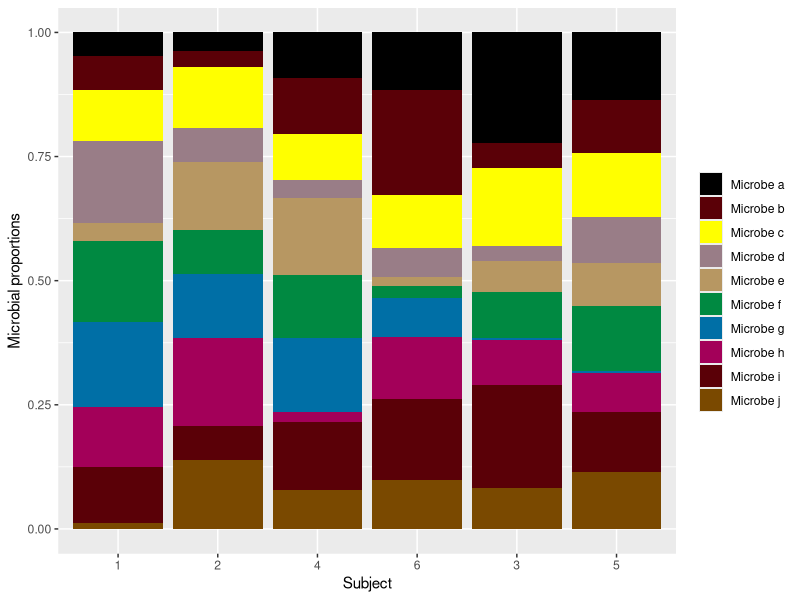
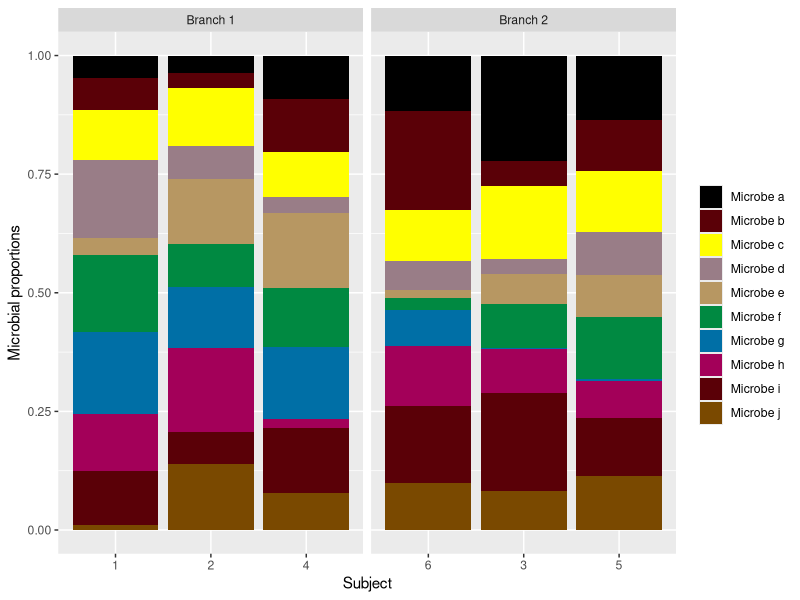
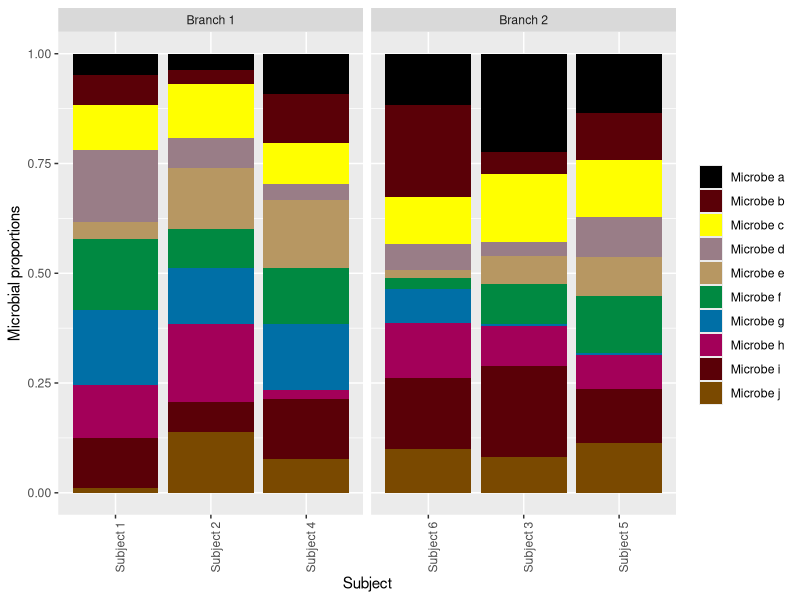
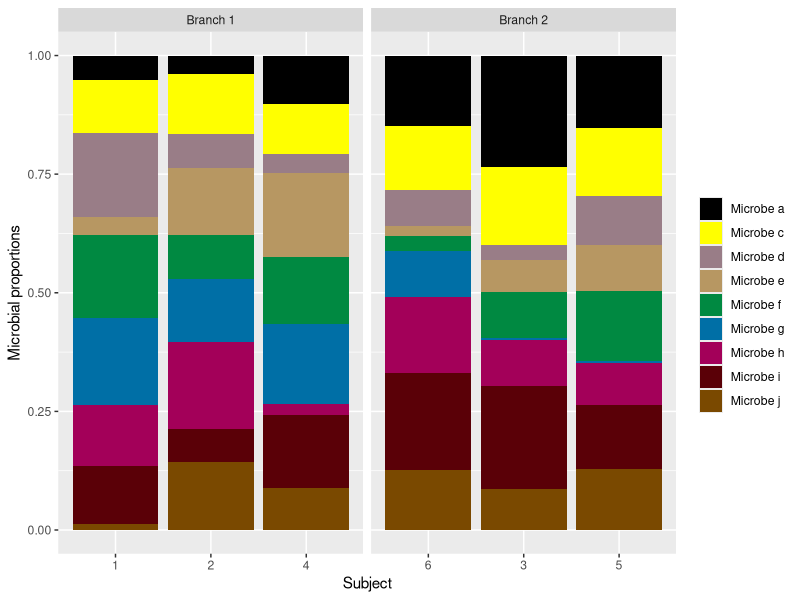
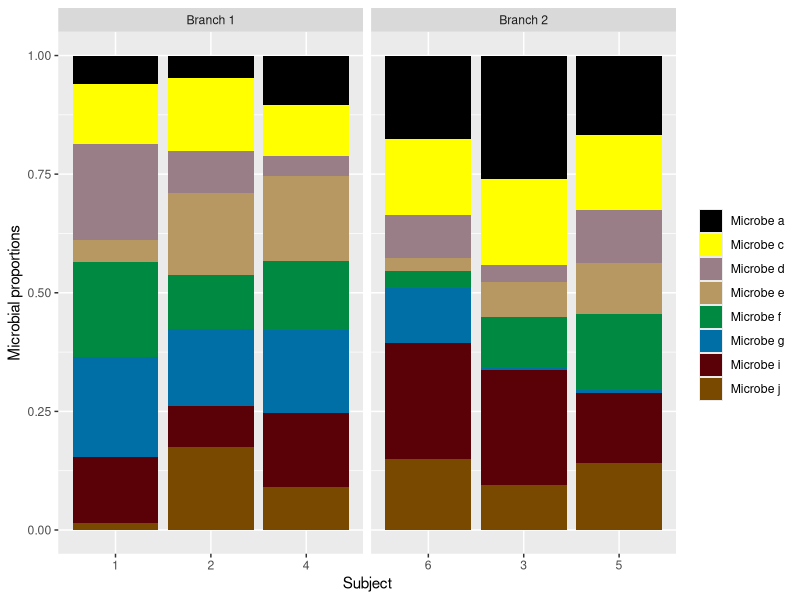
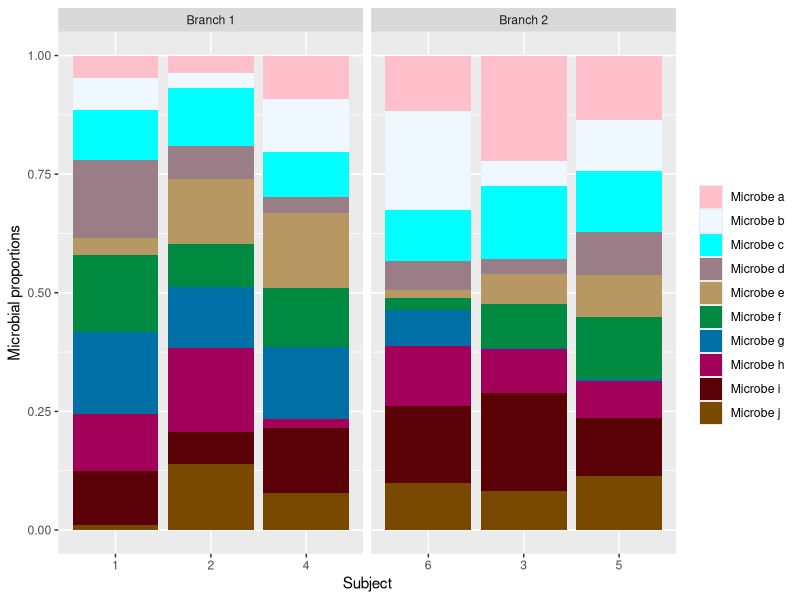
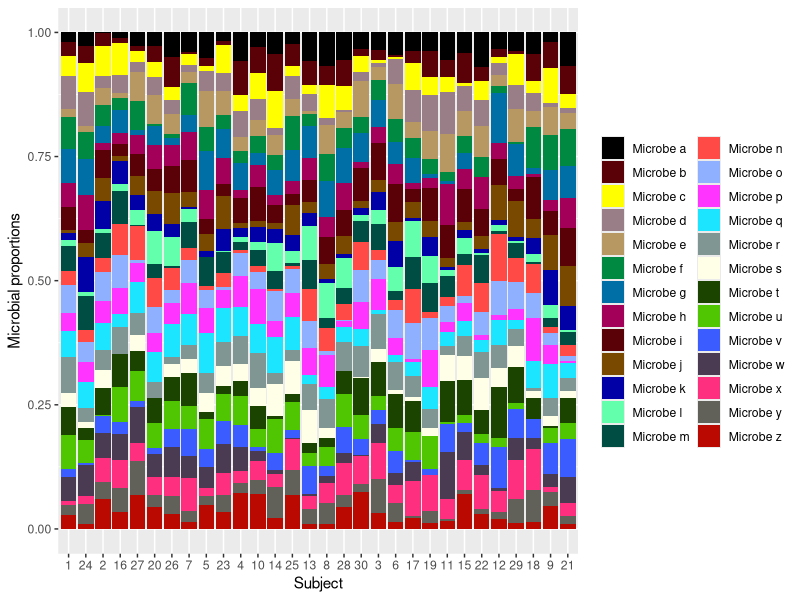
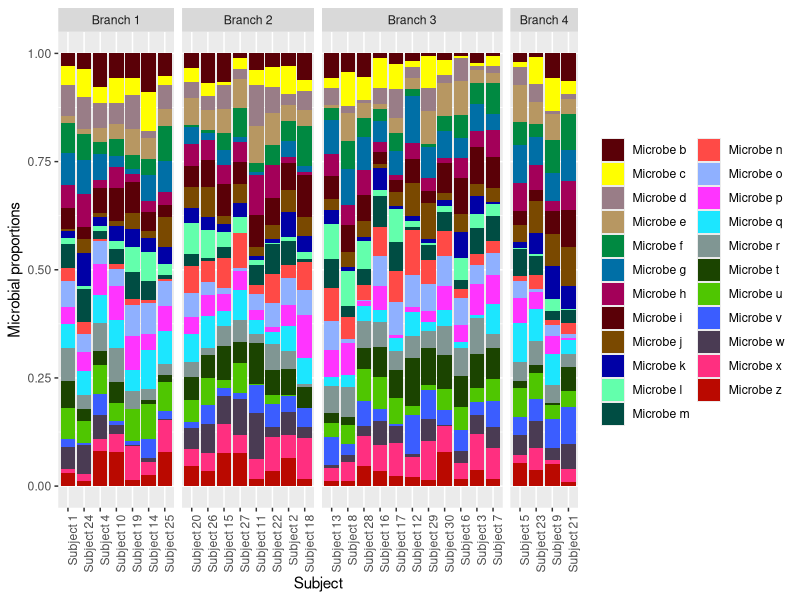

Recreate these plots in R, in order. (Note: this script raises an error after producing the figures.)
## ---- chunk 1
knitr::opts_chunk$set(echo = TRUE)
## ---- chunk 2

####################################
#convert raw counts to proportions
####################################

getProp <- function(data){
  #for each column, 
  # each element is divided by the sum of that column
  for(i in 1:ncol(data)){
    data[ , i] <- (data[ , i] / sum(data[ , i]))
  }
  return(data)
}


###########################################################
#convert data to long format and determine hclust branches 
###########################################################

meltData <- function(data, n_branches = 1, subject_numbers = TRUE, dist = "euclidean"){
  
  data <- apply(data, 2, rev)
  
  #add subject number IDs
  if(subject_numbers == TRUE){
      colnames(data) <- 1:ncol(data)
  }
  
  #transpose data
  data <- t(data)
  
  
  ##main code to melt data into long format
  #subject IDs are replicated
  s <- rep(cbind(rownames(data)), ncol(data))
  
  #Protein or bug names are replicated
  p <- rep(cbind(colnames(data)), each = nrow(data))
  
  #convert data matrix into vector
  prop <- as.numeric(c(data))
  
  #combine data into dataframe and add column names
  dl <- data.frame(s, p, prop)
  colnames(dl) <- c("Subject", "Protein", "Proportion")
  
  #select clustering method
    
    if(dist == "euclidean"){
      hc <- hclust(dist(data))
    }
    if(dist == "pearson"){
      hc <- hclust(dist(cor(t(data), method = "pearson")))
    }
    if(dist == "spearman"){
      hc <- hclust(dist(cor(t(data), method = "spearman")))
    }
  
    #add branch information to long format data
    b <- paste("Branch", as.numeric(cutree(hc, n_branches)))
    b <- rep(b, ncol(data))
    dl <- cbind(dl, b)
    colnames(dl)[4] <- "Branch"
    
    #row order
    ro <- rownames(data)[hc$order]
    
    #use row order to change factor ordering
    # needed for corerct ordering of subjects in plots
    dl$Subject <- factor(dl$Subject, levels = ro)
    
    #add clustering order to factors of long data
    # dl$Subject <- factor(dl$Subject, levels = hc$order)
    

  return(dl)
}


###########################
#Generate Painter's Plot
###########################

PPlot <- function(data, n_branches = 1, subject_numbers = TRUE, prop = FALSE, omit = "none", colors = "default", dist = "euclidean"){
  
  #default high contrast colors
  clrs <- c("#000000", "#5A0007", "#FFFF00", "#997D87", "#B79762", "#008941", "#006FA6", "#A30059",
            "#5A0007", "#7A4900", "#0000A6", "#63FFAC", "#004D43", "#FF4A46", "#8FB0FF", "#FF34FF",
            "#1CE6FF", "#809693", "#FEFFE6", "#1B4400", "#4FC601", "#3B5DFF", "#4A3B53", "#FF2F80",
            "#61615A", "#BA0900", "#6B7900", "#00C2A0", "#FFAA92", "#FF90C9", "#B903AA", "#D16100",
            "#DDEFFF", "#000035", "#7B4F4B", "#A1C299", "#300018", "#0AA6D8", "#013349", "#00846F",
            colors())
  
  #if user defines any other colors it will copy over default colors
  # while retaining the rest of the list
  if(any(colors != "default")){
    clrs[1:length(colors)] <- colors
  }
  
  #remove omitted bugs
  if(any(omit != "none")){
    rn <- rownames(data)         #data rownames
    x <- which(rn %in% omit)     #the row numbers of the omitted bugs
    data <- data[-(x), ]         #remove the rows of the omitted bugs
    clrs <- clrs[-(x)]           #remove the corresponding colors
  }
  
  #get proportion data
  if(prop == FALSE){
    data <- getProp(data)
  }
  
  #use meltData function
  dl <- meltData(data, n_branches, subject_numbers, dist)
  
  #use ggplot2 to make basic bar plot
  pp <- ggplot(dl, aes(x = as.factor(Subject), y = Proportion, fill = Protein)) +
    geom_bar(stat = "identity") + xlab("Subject") + ylab("Microbial proportions") +
    scale_fill_manual(values = clrs, guide = guide_legend(title = " "))
  
  #if branches is not equal to one, this adds the different groupings
  # to the already existing plot
  if(n_branches != 1) {
    pp <- pp + facet_grid(~ Branch, scale="free_x", space = "free_x")
  }
  
  #if default subject IDs are used, this makes the subject IDs in the vertical 
  # so they don't get too crowded in the graph
  if(subject_numbers == FALSE){
    pp <- pp + theme(axis.text.x = element_text(angle = 90, hjust = 1))
  }
  
  #return the painter's plot
  return(pp)
}


##########################################  
#view hierarchical clustering dendrograms
##########################################

plotClust <- function(data, subject_numbers = TRUE, prop = FALSE, dist = "euclidean"){
  
  #convert raw data into proportions
  if(prop == FALSE){
    data <- getProp(data)
  }
  
  #add subject number IDs
  if(subject_numbers == TRUE){
    colnames(data) <- 1:ncol(data)
  }
  
  #select clustering distance metric
  if(dist == "euclidean"){
    hc <- hclust(dist(t(data)))
  }
  if(dist == "pearson"){
    hc <- hclust(dist(cor(data, method = "pearson")))
  }
  if(dist == "spearman"){
    hc <- hclust(dist(cor(data, method = "spearman")))
  }
  
  #widen margins
  par(mar = c(5,5,5,10))
  
  #return plot
  return(plot(as.dendrogram(hc),horiz=FALSE))
  
  #turn graphics device off (resets margins)
  dev.off()
  
}

####################
#get summary by bug 
####################

getSummary <- function(data, prop = FALSE){
  
  #convert raw data into proportion
  if(prop == FALSE){
    data <- getProp(data)
  }
  
  #remove scientific notation
  options(scipen = 999)
  
  #get summary statistics
  # apply a function over the rows (1) of data
  m <- apply(data, 1, mean)       #mean
  me <- apply(data, 1, median)    #median
  mn <- apply(data, 1, min)       #min
  mx <- apply(data, 1, max)       #max
  sd <- apply(data, 1, sd)        #sd
  
  #combine all summary measures and add column names
  s <- cbind(m, me, mn, mx, sd)
  colnames(s) <- c("Mean", "Median", "Min", "Max", "SD")
  
  #return summary matrix
  return(s)
}


#########################
#get Shannon's H Bar Plot 
#########################

shanH <- function(data, n_branches = 1, prop = FALSE, omit = "none", dist = "euclidean"){
  
  #remove omitted bugs
  if(any(omit != "none")){
    rn <- rownames(data)         #data rownames
    x <- which(rn %in% omit)     #the row numbers of the omitted bugs
    data <- data[-(x), ]         #remove the rows of the omitted bugs
  }
  
  #get proportion data
  if(prop == FALSE){
    data <- getProp(data)
  }
  
  #conduct Shannon's H
  s <- diversity(t(data), "shannon")
  d <- data.frame(1:length(s), s)
  colnames(d) <- c("Subject", "S")
  
  #conduct hierarchical clustering
  if(dist == "euclidean"){
    hc <- hclust(dist(t(data)))
  }
  if(dist == "pearson"){
    hc <- hclust(dist(cor(data, method = "pearson")))
  }
  if(dist == "spearman"){
    hc <- hclust(dist(cor(data, method = "spearman")))
  }
  
  #add branch information to data
  b <- paste("Branch", as.numeric(cutree(hc, n_branches)))
  d <- cbind(d, b)
  colnames(d)[3] <- "Branch"
  
  #add clustering order to factors of data
  d$Subject <- factor(d$Subject, levels = hc$order)
  
  #use ggplot2 to make basic bar plot
  sh <- ggplot(data=d, aes(x = Subject, y = S)) + geom_bar(stat="identity") + ylab("Shannon's H")
  
  #if branches is not equal to one, this adds the different groupings
  # to the already existing plot
  if(n_branches != 1) {
    sh <- sh + facet_grid(~ Branch, scale="free_x", space = "free_x")
  }
  
  #return the bar plot
  return(sh)
}


#########################
#get HC branches 
#########################

branches <- function(data, n_branches = 1, subject_numbers = TRUE, prop = FALSE, omit = "none", dist = "euclidean"){
    
    #add subject number IDs
    if(subject_numbers == TRUE){
        colnames(data) <- 1:ncol(data)
    }
    
    #remove omitted bugs
    if(any(omit != "none")){
        rn <- rownames(data)         #data rownames
        x <- which(rn %in% omit)     #the row numbers of the omitted bugs
        data <- data[-(x), ]         #remove the rows of the omitted bugs
    }
    
    if(prop == FALSE){
        data <- getProp(data)
    }
    
    #transpose data so that hclust clusters by subjects, not microbes
    data <- t(data)
    
    if(dist == "euclidean"){
        hc <- hclust(dist(data))
    }
    if(dist == "pearson"){
        hc <- hclust(dist(cor(t(data), method = "pearson")))
    }
    if(dist == "spearman"){
        hc <- hclust(dist(cor(t(data), method = "spearman")))
    }
    
    #add branch information to long format data
    b <- as.character(cutree(hc, n_branches))
    
    #column bind branch information and transposed data
    r <- cbind(b, data)
    
    #re-transpose data so it in same structure as original
    r <- t(r)
    r <- as.data.frame(r)
    
    rownames(r)[1] <- "Branch"
    
    #reorder data so that it is the same as the painter's plot
    r <- r[ , hc$order]
    
    #reorder data so that branches are order 1..n
    r <- r[ , order(r[1,])]
    
    return(r)
}
 

## ---- chunk 3
set.seed(1) #set random number generator
data <- matrix(round(runif(60, 1, 1000), 2), 10, 6)
rownames(data) <- paste("Microbe", letters[1:10])
colnames(data) <- paste("Subject", 1:6)

## ---- chunk 4
data
## ---- chunk 5
getSummary(data)
## ---- chunk 6
library("ggplot2")
## ---- chunk 7
PPlot(data)
## ---- chunk 8
getSummary(data, prop = TRUE)
## ---- chunk 9
PPlot(data, 2)
## ---- chunk 10
PPlot(data, 2, subject_numbers = FALSE)
## ---- chunk 11
PPlot(data, 2, omit = "Microbe b")
## ---- chunk 12
PPlot(data, 2, omit = c("Microbe b", "Microbe h"))
## ---- chunk 13
PPlot(data, 2, col = c("pink", "aliceblue", "cyan"))
## ---- chunk 14
c(colors()[1:15], "...")
## ---- chunk 15
set.seed(1) #set random number generator
data <- matrix(round(runif(780, 1, 1000), 2), 26, 30)
rownames(data) <- paste("Microbe", letters[1:26])
colnames(data) <- paste("Subject", 1:30)
## ---- chunk 16
PPlot(data)
## ---- chunk 17
PPlot(data, 4, subject_numbers = FALSE, dist = "pearson", omit = c("Microbe a", "Microbe s", "Microbe y"))
## ---- chunk 18
library("vegan")
## ---- chunk 19
shanH(data)
## ---- chunk 20
PPlot(data)
## ---- chunk 21
shanH(data, 4, dist = "pearson", omit = c("Microbe a", "Microbe s", "Microbe y"))
## ---- chunk 22
plotClust(data)
## ---- chunk 23
set.seed(1) #set random number generator
data <- matrix(round(runif(60, 1, 1000), 2), 10, 6)
rownames(data) <- paste("Microbe", letters[1:10])
colnames(data) <- paste("Subject", 1:6)

options(digits = 2)
## ---- chunk 24
branches(data, 2, prop = TRUE)
